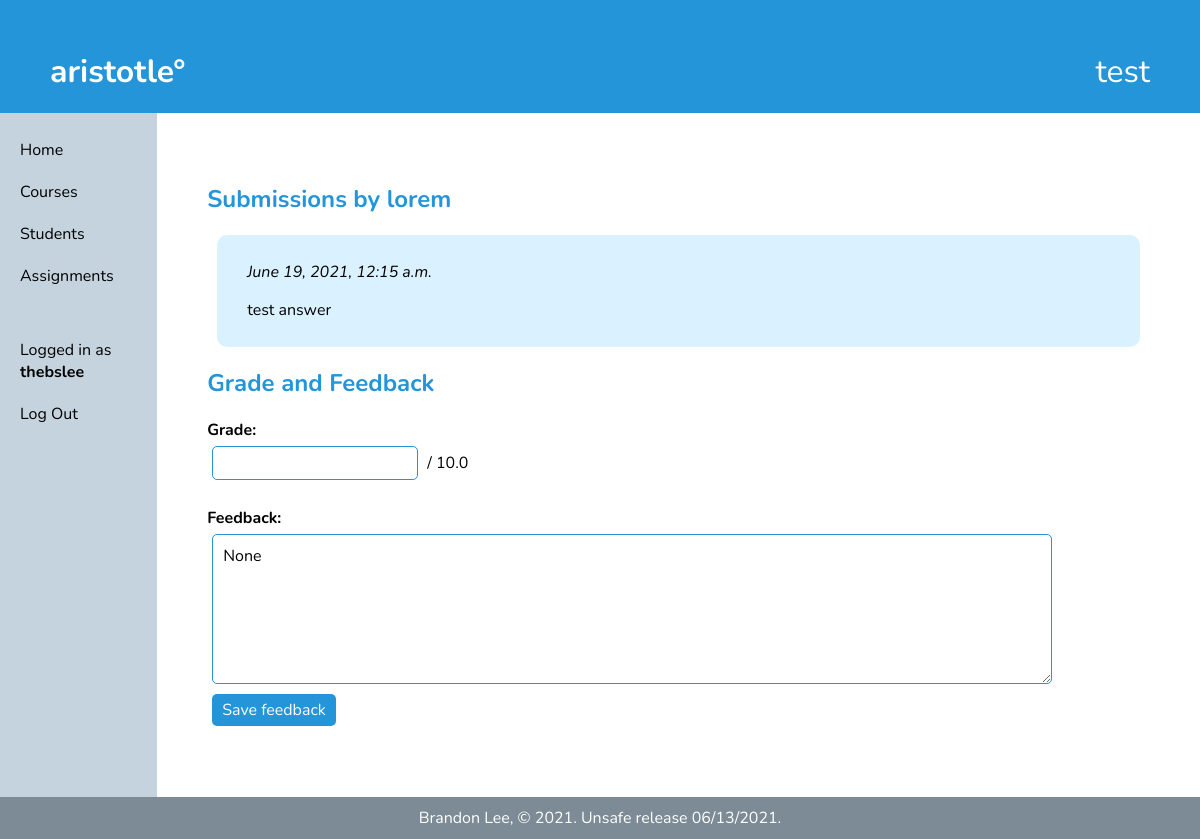
The app's page /forum/assignments/submissions/assignment_id=1/student_id=2 (signed in) with its own data.
### forum/models.py (models this page shows)
class Course(models.Model):
    name = models.CharField(max_length=100)
    owner = models.ForeignKey(
        settings.AUTH_USER_MODEL,
        on_delete=models.CASCADE,
        related_name='course_of_owner'
    )
    students = models.ManyToManyField(
        settings.AUTH_USER_MODEL,
        related_name='course_of_student',
        blank=True
    )
    uuid = models.UUIDField(
        default=uuid.uuid4,
        editable=False
    )

class Submission(models.Model):
    student = models.ForeignKey(
        settings.AUTH_USER_MODEL,
        on_delete=models.CASCADE,
        related_name="submission_of_student"
    )
    assignment = models.ForeignKey(
        Assignment,
        on_delete=models.CASCADE,
        related_name="submission_of_assignment"
    )
    details = models.TextField(max_length=10000, blank=True)
    submit_datetime = models.DateTimeField(auto_now_add=True, blank=True)

class Grade(models.Model):
    student = models.ForeignKey(
        settings.AUTH_USER_MODEL,
        on_delete=models.CASCADE,
        related_name="grade_of_student"
    )
    assignment = models.ForeignKey(
        Assignment,
        on_delete=models.CASCADE,
        related_name="grade_of_assignment"
    )
    earned_points = models.FloatField(null=True, blank=True)
    feedback = models.CharField(max_length=1000, null=True, blank=True)

class Assignment(models.Model):
    course = models.ForeignKey(
        Course,
        on_delete=models.CASCADE
    )
    title = models.CharField(max_length=100)
    start_datetime = models.DateTimeField(null=True, blank=True)
    end_datetime = models.DateTimeField(null=True, blank=True)
    description = models.TextField(max_length=10000, blank=True)
    total_points = models.FloatField(null=True, blank=True)

### forum/views.py (the view)
# urls.py: path('assignments/submissions/assignment_id=<assignment_id>/student_id=<student_id>', views.viewsubmission, name='viewsubmission'),
def viewsubmission(request, assignment_id=None, student_id=None):
    if not request.user.is_authenticated:
        return redirect('home')
    context = alwaysContext(request)
    context["assignment"] = Assignment.objects.filter(id=assignment_id).first()
    context["student"] = User.objects.filter(id=student_id).first()
    context["grade"] = Grade.objects.filter(Q(assignment_id=assignment_id) & Q(student_id=student_id))
    if context["grade"].count() == 0:
        context["grade"] = Grade.objects.create(assignment=context["assignment"], student=context["student"])
    else:
        context["grade"] = context["grade"].first()
    if request.method == "POST":
        context["grade"].earned_points = request.POST['grade']
        context["grade"].feedback = request.POST['feedback']
        context["grade"].save()
        context["savedmessage"] = "Feedback saved!"
    context["submissions"] = Submission.objects.filter(Q(assignment_id=assignment_id) & Q(student_id=student_id)).order_by('-submit_datetime')
    return render(request, "viewsubmission.html", context)

### forum/views.py (called while the page is built)
def alwaysContext(request):
    return {
        "username": request.user.username,
        "selected_course": Course.objects.filter(id=request.session.get('selected_course_id')).first()
    }

### forum/templates/viewsubmission.html (shortened to what this page needs)
{% extends 'base.html' %}
{% block content %}
<h2>Submissions by {{student.username}}</h2>
{% for submission in submissions %}
<div class="cutebox">
    <p><i>{{submission.submit_datetime}}</i></p>
    <p>{{submission.details}}</p>
</div>
{% endfor %}
<h2>Grade and Feedback</h2>
<form action="{% url 'forum:viewsubmission' assignment_id=assignment.id student_id=student.id %}" method="POST">
    <b>Grade:</b><br><input type="number" name="grade" value="{{grade.earned_points}}"> / {% if assignment.total_points %}{{assignment.total_points}}{% else %}--{% endif %}<br><br>
    <b>Feedback:</b><br><textarea name="feedback" style="min-height:150px">{{grade.feedback}}</textarea><br>
    <input type="submit" value="Save feedback">&nbsp;&nbsp;&nbsp;&nbsp;
</form>
{% endblock %}

### templates/base.html (shortened to what this page needs)
{% load static %}
<html>
    <head>
        <link rel="stylesheet" href="{% static 'css/main.css' %}">
    </head>
    <body>
        <a href="{% url 'home' %}">
            <div id=pagehead>
                <div style="display:flex; flex-direction: row; align-items: center;">
                    aristotle°
                </div>
                <div style="font-weight: normal">
                    {{selected_course.name}}
                </div>
            </div>
        </a>
        <div id="fullcontainer">
            {% if username %}
            <div id="navbar">
                <ul>
                    <a href="{% url 'home' %}"><li>Home</li></a>
                    <a href="{% url 'forum:courses' %}"><li>Courses</li></a>
                    {% if selected_course %}
                    {% if selected_course.owner == request.user %}<a href="{% url 'forum:students' %}"><li>Students</li></a>{% endif %}
                    <a href="{% url 'forum:assignments' %}"><li>Assignments</li></a>
                    {% endif %}
                </ul>
                <ul>
                    <li>Logged in as <b>{{username}}</b></li>
                    <a href="{% url 'authentication:logout' %}"><li>Log Out</li></a>
                </ul>
            </div>
            {% endif %}
            <div id="content">
                {% block content %}
                {% endblock %}
            </div>
        </div>
        <div id="pagefoot">Brandon Lee, &#169; 2021. Unsafe release 06/13/2021.</div>
    </body>
</html>

### static/css/main.css (style rules this page uses)
:root { --aristotle-blue: #2395d8; --light-aristotle-blue: #daf1ff; --fog-gray: #c4d3dd; --dark-fog-gray: #a0b5c4; --extra-dark-fog-gray: #7c8b96; --main-font: 'Nunito'; --main-margin: 50px; }
body { font-family: var(--main-font); margin: 0px; display: flex; height: 100%; flex-direction: column; }
#pagehead { color: white; background-color: var(--aristotle-blue); font-size: xx-large; font-weight: bold; padding: var(--main-margin); padding-bottom: 20px; justify-content: space-between; display: flex; flex-direction: row; }
a { text-decoration: none; }
#fullcontainer { display: flex; flex-direction: row; flex: 1; }
#pagefoot { display: flex; padding: 10px; align-items: center; justify-content: center; color: white; background-color: var(--extra-dark-fog-gray); }
#content { margin: var(--main-margin); width: 100%; height: fit-content; }
#navbar { background-color: var(--fog-gray); height: 100%; display: flex; flex-direction: column; width: 200px; }
#navbar ul { list-style-type: none; padding-left: 0; }
#navbar li { padding: 10px 20px; color: black; }
#navbar a li { cursor: pointer; }
h2 { color: var(--aristotle-blue); }
#fullcontainer a { color: var(--aristotle-blue); text-decoration: none; }
input { font-family: 'Nunito'; font-size: medium; padding: 5px; border: solid 1px var(--aristotle-blue); margin: 5px; border-radius: 5px; }
textarea { font-family: 'Nunito'; min-height: 50vh; min-width: 70vw; font-size: medium; padding: 10px; border: solid 1px var(--aristotle-blue); margin: 5px; border-radius: 5px; }
input[type=submit] { border: none; padding: 5px 10px; border-radius: 5px; background-color: var(--aristotle-blue); color: white; cursor: pointer; }
.cutebox { border-radius: 10px; background-color: var(--light-aristotle-blue); padding: 10px 30px; margin: 10px; }

### records on screen
Course: name "test"
Submission: submit_datetime "June 19, 2021, 12:15 a.m.", details "test answer"
Grade: feedback "None"
Assignment: total_points "10.0"

### other values on screen
{{ username }} "thebslee"
{{ student.username }} "lorem"
